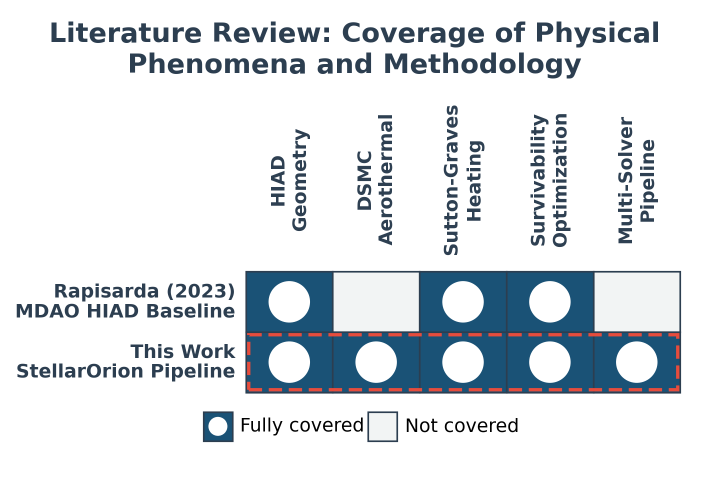
#> input picture ProgressReport/CurrentThesisFinalReport_Humanized/figures/literature_review_map.png, 1403 x 964 px (shown at 1/2 size)
$ python probe_matrix_geom.py
#> lines starting #> are read from the running program, lines starting #| are printed output that depends on the picture; after the words box and inside, x2 and y2 are one past the last pixel; in counts of white or black regions, pixels touching at a corner belong together
#!/usr/bin/env python3
"""Measure the coverage matrix artwork so its highlight and legend cannot drift.

WHY THIS EXISTS. The dashed red highlight and the legend key are the two
elements of figures/literature_review_map.png whose placement cannot be judged
from the generator source alone. A rendered-page audit of the first redraw
measured the outline straddling its row, with 1008 red pixels inside the row
above and 5 px of the bottom edge past the matrix, and measured a 0 px gap
between the matrix and the legend with the highlight stroke striking the legend
text. Those are pixel facts, so they are re-measured on the rendered PNG instead
of being assumed from the drawing code.

PARAMETERS. None. The PNG path is the module constant PNG_NAME and the
thresholds are the module constants.

RETURNS. 0 when every measurement clears its threshold, 1 when any measurement
fails, 2 when the artwork could not be measured at all.

EXCEPTIONS. RuntimeError when the PNG is missing, unreadable, or has no
measurable cells; the caller gets a non-zero return code rather than a trace.

CITATIONS.
- Pillow 12.3.0, image loading and array conversion,
  https://pillow.readthedocs.io/en/stable/
- NumPy 2.x, boolean column and row projections,
  https://numpy.org/doc/stable/

AXIOMS.
A1. The matrix body is drawn in exactly three flat fills plus a dash-free red
    highlight, so a colour match finds it without any layout assumption.
A2. The artwork is saved at 300 dpi, so one pixel is 1/300 in and a threshold
    expressed in inches converts by multiplying by 300.
A3. A measurement that cannot be taken is not a pass. Every guard below reports
    a number and compares it to a stated threshold.

THEORIES.
T1. The lowest band of cells is the This Work row, so the red outline must lie
    inside that band. An outline that reaches past it is either overlapping the
    previous row or leaving the matrix.
T2. Ink below the matrix that is not the matrix is legend ink, so the gap from
    the matrix bottom to the first legend pixel is the gutter.

APPLICATIONS.
A1. Run after every regeneration of the coverage matrix.
A2. Any figure where a dashed highlight and a key share a column of space.
"""

from __future__ import annotations

import sys
from pathlib import Path

import numpy as np
from PIL import Image

FIGDIR = Path(__file__).resolve().parent
PNG_NAME = "literature_review_map.png"
DPI = 300

# Flat fills of the matrix body, as RGB triples, and the tolerance of the match.
FULL_RGB = (26, 82, 118)
PART_RGB = (133, 193, 233)
NONE_RGB = (242, 244, 244)
HILITE_RGB = (231, 76, 60)
# The off white cell fill is only 13 units away from the white page on every
# channel, so its tolerance has to stay below that distance or the match swallows
# the entire background and the row split collapses. Measured here: a tolerance
# of 24 matched the page and reported 2 rows instead of 5.
FILL_TOL_FULL = 24
FILL_TOL_PART = 24
FILL_TOL_NONE = 6
HILITE_TOL = 70

# Span length clustering tolerance, in pixels, covering the antialiasing spread
# of a rasterised rectangle edge.
LENGTH_TOL_PX = 4

# Thresholds in pixels at DPI 300. INSET_TOL allows the stroke half width, since
# an inset outline is drawn with a 1.6 pt stroke centred on the inset edge.
INSET_TOL_PX = 6.0
MIN_GUTTER_PX = 30.0      # 0.10 in, 7.2 pt
MIN_TOP_OVERLAP_PX = 0.0


def near(img: np.ndarray, rgb: tuple[int, int, int], tol: int) -> np.ndarray:
    """Return a boolean mask of pixels within tol of rgb on all three channels.

    Parameters: img, an (h, w, 3) uint8 array; rgb, the target colour; tol, the
    per channel allowance.

    Returns: a boolean array of shape (h, w).

    Raises: nothing.
    """
    target = np.array(rgb, dtype=np.int16)
    delta = np.abs(img.astype(np.int16) - target)
    return np.all(delta <= tol, axis=2)


def bands(mask: np.ndarray, axis: int, minimum_fraction: float) -> list[tuple[int, int]]:
    """Return the inclusive index bands a mask occupies along one axis.

    A band is a maximal run of indices whose mask coverage reaches
    minimum_fraction of the busiest index, so the empty gutter between two cell
    rows is excluded and the gutter beside the label column is excluded.

    Parameters: mask, a boolean array; axis, the NumPy axis that is summed
    away, so 1 gives row bands and 0 gives column bands;
    minimum_fraction, the coverage fraction that counts as present.

    Returns: a list of (first, last) inclusive index pairs, empty if the mask
    is empty.

    Raises: nothing.
    """
    if not mask.any():
        return []
    counts = mask.sum(axis=axis)
    present = counts >= max(1, int(counts.max() * minimum_fraction))
    out: list[tuple[int, int]] = []
    start = None
    for idx, flag in enumerate(list(present) + [False]):
        if flag and start is None:
            start = idx
        elif not flag and start is not None:
            out.append((start, idx - 1))
            start = None
    return out


def dominant(spans: list[tuple[int, int]]) -> list[tuple[int, int]]:
    """Return the largest group of equal length spans.

    The legend swatches are painted with the same three fills as the matrix
    cells, so a raw colour match finds them too. The matrix rows all share one
    height and its columns all share one width, so the largest group of equal
    length spans is the matrix and the swatches fall into a smaller group.
    Span lengths are clustered with a tolerance rather than bucketed, because a
    rasterised rectangle edge lands on a different pixel from one column to the
    next: the six measured column lengths were 138, 137, 138, 138, 137 and
    136 px, and the three legend swatches are 66 px. Bucketing that spread by
    four pixels still split the columns into two equal groups of three, which
    looks like a matrix with three columns.

    Parameters: spans, the bands found along one axis.

    Returns: the spans of the largest group, sorted by position.

    Raises: RuntimeError when spans is empty.
    """
    if not spans:
        raise RuntimeError("no spans to choose a dominant group from")
    clusters: list[list[tuple[int, int]]] = []
    means: list[float] = []
    for span in sorted(spans, key=lambda s: s[1] - s[0]):
        length = span[1] - span[0]
        if clusters and abs(length - means[-1]) <= LENGTH_TOL_PX:
            clusters[-1].append(span)
            means[-1] = sum(s[1] - s[0] for s in clusters[-1]) / len(clusters[-1])
        else:
            clusters.append([span])
            means.append(float(length))
    return sorted(max(clusters, key=len))


def measure(png: Path) -> dict[str, object]:
    """Measure the highlight box, the last row and the legend gutter.

    Parameters: png, the artwork path.

    Returns: a dict with keys rows, cols, row_top, row_bottom, matrix_left,
    matrix_right, hilite, gutter_px and hilite_below_rows.

    Raises: RuntimeError when the file is missing, unreadable, or has no cells.
    """
    if not png.is_file():
        raise RuntimeError(f"missing artwork: {png}")
    try:
        img = np.asarray(Image.open(png).convert("RGB"))
    except Exception as exc:                      # noqa: BLE001 report and stop
        raise RuntimeError(f"cannot read {png}: {exc}") from exc

    cells = (near(img, FULL_RGB, FILL_TOL_FULL)
             | near(img, PART_RGB, FILL_TOL_PART)
             | near(img, NONE_RGB, FILL_TOL_NONE))
    if not cells.any():
        raise RuntimeError(f"no matrix cells found in {png}")
    red = near(img, HILITE_RGB, HILITE_TOL)

    rows = dominant(bands(cells, 1, 0.30))
    cols = dominant(bands(cells, 0, 0.30))
    if len(rows) != 5 or len(cols) != 6:
        raise RuntimeError(
            f"expected 5 rows and 6 columns, found {len(rows)} and {len(cols)}")

    row_top, row_bottom = rows[-1]
    matrix_left, matrix_right = cols[0][0], cols[-1][1]
    if not red.any():
        raise RuntimeError("no red highlight stroke found")

    rys, rxs = np.nonzero(red)
    hilite = (int(rxs.min()), int(rys.min()), int(rxs.max()), int(rys.max()))

    # The cell mask also matches the three legend swatches, which reuse the same
    # fills, so the last FILLED row must be sought inside the detected matrix
    # band only. Searching the whole image put the reference row in the legend,
    # which silently reported an empty band below the matrix and a gutter of -1.
    matrix = np.zeros_like(cells)
    matrix[rows[0][0]:rows[-1][1] + 1, matrix_left:matrix_right + 1] = True
    matrix &= cells
    # Ink is summed as int32 so the test cannot wrap on a uint8 accumulator.
    dark = img.astype(np.int32).sum(axis=2) < 200
    # The last FILLED row sits above the bottom gridline, whose own stroke
    # reaches a few pixels lower, and the gutter must be measured from that
    # stroke because it is the last ink the matrix itself draws. Searching
    # only the matrix column span keeps the legend swatch borders, which sit
    # to the LEFT of the matrix, out of the reference.
    fill_bottom = int(np.nonzero(matrix.any(axis=1))[0].max())
    ink_in_span = dark[:, matrix_left:matrix_right + 1]
    window = ink_in_span[fill_bottom:fill_bottom + 10, :].any(axis=1)
    matrix_bottom_px = (fill_bottom + int(np.nonzero(window)[0].max()) + 1
                       if window.any() else fill_bottom + 1)
    below = np.zeros_like(cells)
    below[matrix_bottom_px:, :] = True
    legend_ink = below & dark
    gutter = (int(np.nonzero(legend_ink.any(axis=1))[0].min())
              - matrix_bottom_px) if legend_ink.any() else -1

    return {
        "rows": len(rows), "cols": len(cols),
        "row_top": row_top, "row_bottom": row_bottom,
        "matrix_left": matrix_left, "matrix_right": matrix_right,
        "matrix_bottom": matrix_bottom_px,
        "hilite": hilite,
        "hilite_below_rows": int(rys.max()) - row_bottom,
        "hilite_into_row_above": row_top - int(rys.min()),
        "red_in_legend": int((red & below).sum()),
        "gutter_px": int(gutter),
    }


def main() -> int:
    """Measure the artwork and report a PASS or FAIL verdict.

    Returns: 0 PASS, 1 FAIL, 2 measurement failure.

    Raises: nothing; measurement failures are caught and reported.
    """
    try:
        m = measure(FIGDIR / PNG_NAME)
#> in near, `delta = np.abs(img.astype(np.int16) - target)`:
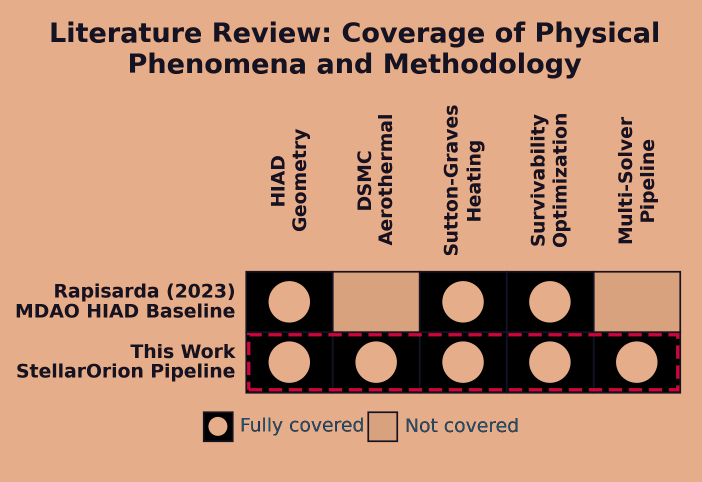
#> delta: shape (964, 1403, 3) int16 (shown at 1/2 size); mean R, G, B 194.3, 146, 117.3
#> in near, `return np.all(delta <= tol, axis=2)`:
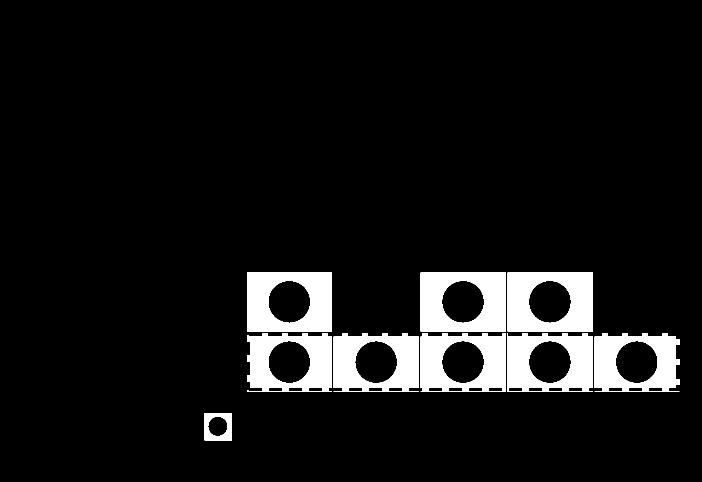
#> returned value: shape (964, 1403) bool (shown at 1/2 size); 8.1% white; 9 white regions, largest, box (x1, y1, x2, y2) and area: (1015, 545, 1186, 663) 14679, (841, 545, 1012, 663) 14676, (494, 545, 664, 663) 14569
#> call 2 of near, with rgb = (133, 193, 233), tol = 24
#> in near (call 2), `target = np.array(rgb, dtype=np.int16)`: target = [133, 193, 233]
#> in near (call 2), `delta = np.abs(img.astype(np.int16) - target)`:
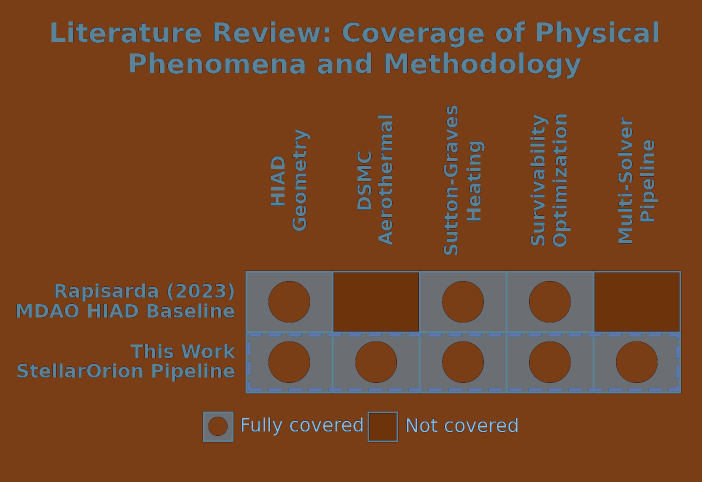
#> delta: shape (964, 1403, 3) int16 (shown at 1/2 size); mean R, G, B 116.6, 70.2, 39.5
#> call 3 of near, with rgb = (242, 244, 244), tol = 6
#> in near (call 3), `target = np.array(rgb, dtype=np.int16)`: target = [242, 244, 244]
#> in near (call 3), `delta = np.abs(img.astype(np.int16) - target)`:
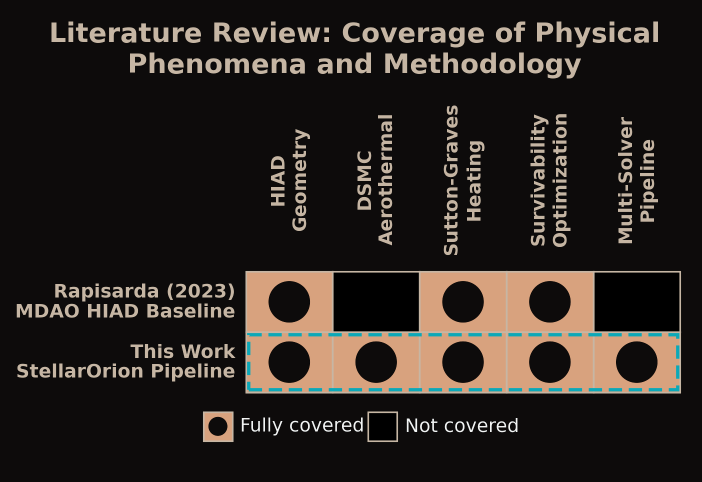
#> delta: shape (964, 1403, 3) int16 (shown at 1/2 size); mean R, G, B 42.5, 36.4, 32.3
#> in measure, `cells = (near(img, FULL_RGB, FILL_TOL_FULL) | near(img, PART_RGB, FILL..`:
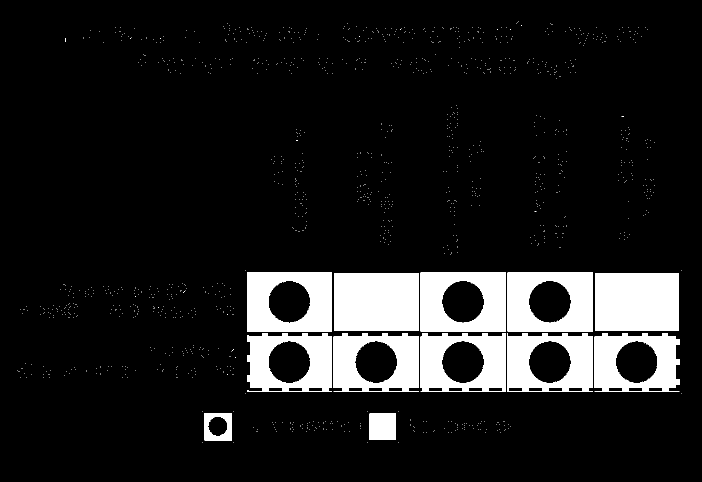
#> cells: shape (964, 1403) bool (shown at 1/2 size); 11.3% white; 1279 white regions (1267 under 20 px), largest, box (x1, y1, x2, y2) and area: (668, 546, 837, 662) 19604, (1190, 546, 1358, 662) 19488, (1015, 545, 1186, 663) 14700
#> call 4 of near, with rgb = (231, 76, 60), tol = 70
#> in near (call 4), `delta = np.abs(img.astype(np.int16) - target)`:
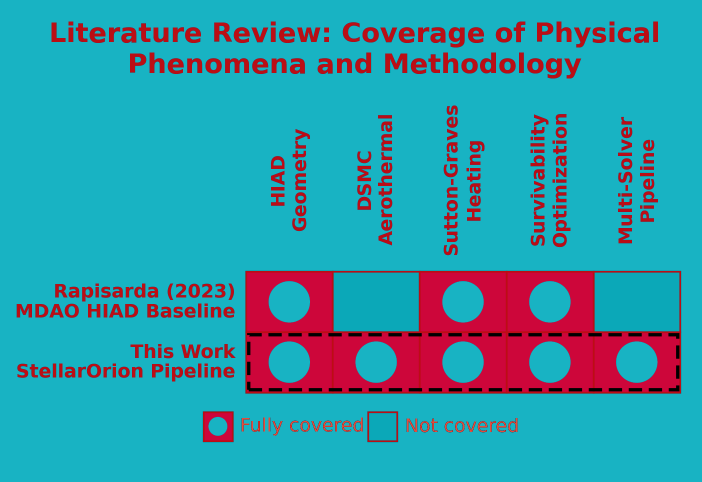
#> delta: shape (964, 1403, 3) int16 (shown at 1/2 size); mean R, G, B 49.7, 151.1, 169.5
#> in near (call 4), `return np.all(delta <= tol, axis=2)`:
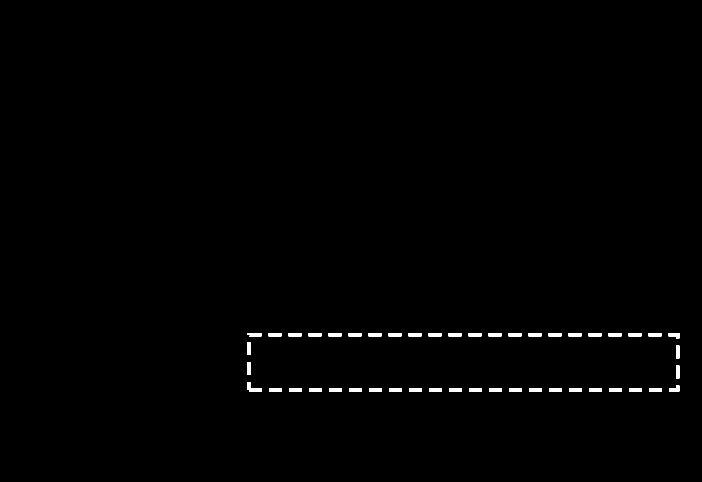
#> returned value: shape (964, 1403) bool (shown at 1/2 size); 0.65% white; 48 white regions, largest, box (x1, y1, x2, y2) and area: (494, 764, 524, 783) 279, (494, 666, 523, 673) 188, (537, 666, 563, 673) 182
#> in bands, `counts = mask.sum(axis=axis)`: counts = 964 values, max 853 at index 678, min 0 at index 0, mean 158.7
#> after the loop in bands, `for idx, flag in enumerate(list(present) + [False]):`: out = [(545, 662), (673, 775), (783, 783)]
#> in dominant, `clusters: list[list[tuple[int, int]]] = []`: clusters = []
#> the loop in dominant, `for span in sorted(spans, key=lambda s: s[1] - s[0]):` made 3 passes
#> (span, length) on passes 1 to 3: ((783, 783), 0), ((673, 775), 102), ((545, 662), 117)
#> after the loop in dominant, `for span in sorted(spans, key=lambda s: s[1] - s[0]):`: clusters = [[(783, 783)], [(673, 775)], [(545, 662)]]; means = [0, 102, 117]
#> in measure, `rows = dominant(bands(cells, 1, 0.30))`: rows = [(783, 783)]
#> the loop in dominant (call 2), `for span in sorted(spans, key=lambda s: s[1] - s[0]):` made 14 passes
#> (span, length) on passes 1 to 8: ((908, 908), 0), ((929, 929), 0), ((1095, 1095), 0), ((933, 935), 2), ((565, 570), 5), ((1084, 1091), 7), ((841, 906), 65), ((494, 560), 66)
#> in measure, `cols = dominant(bands(cells, 0, 0.30))`: cols = [(494, 560), (596, 663), (841, 906), (943, 1011), (1015, 1081), (1117, 1185)]
    except RuntimeError as exc:
        print(f"MEASURE FAIL: {exc}")
        return 2

    print(f"matrix {m['rows']} rows x {m['cols']} columns, "
          f"x[{m['matrix_left']},{m['matrix_right']}] y[{m['row_top']},"
          f"{m['row_bottom']}]")
    print(f"highlight bbox x[{m['hilite'][0]},{m['hilite'][2]}] "
          f"y[{m['hilite'][1]},{m['hilite'][3]}]")
    checks = [
        ("highlight stays inside the This Work row",
         m["hilite_into_row_above"] <= INSET_TOL_PX),
        ("highlight does not run past the matrix bottom",
         m["hilite_below_rows"] <= INSET_TOL_PX),
        ("no highlight stroke in the legend band", m["red_in_legend"] == 0),
        (f"legend gutter at least {MIN_GUTTER_PX:.0f} px",
         int(m["gutter_px"]) >= MIN_GUTTER_PX),
    ]
    width = max(len(name) for name, _ in checks)
    failed = 0
    for name, ok in checks:
        failed += 0 if ok else 1
        print(f"  [{'PASS' if ok else 'FAIL'}] {name}")
    print(f"highlight into the row above {m['hilite_into_row_above']} px "
          f"(bound {INSET_TOL_PX:.0f}), past the matrix bottom "
          f"{m['hilite_below_rows']} px, red pixels in the legend "
          f"{m['red_in_legend']}, legend gutter {m['gutter_px']} px")
    if failed:
        print(f"VERDICT: FAIL ({failed} of {len(checks)} checks)")
        return 1
    print("VERDICT: PASS")
    return 0


if __name__ == "__main__":
#> (the run stopped early here; a loop or call above may not have finished)

$ run again, with ProgressReport/CurrentThesisFinalReport_Humanized/figures/bo_ccd_design.png copied over ProgressReport/CurrentThesisFinalReport_Humanized/figures/literature_review_map.png
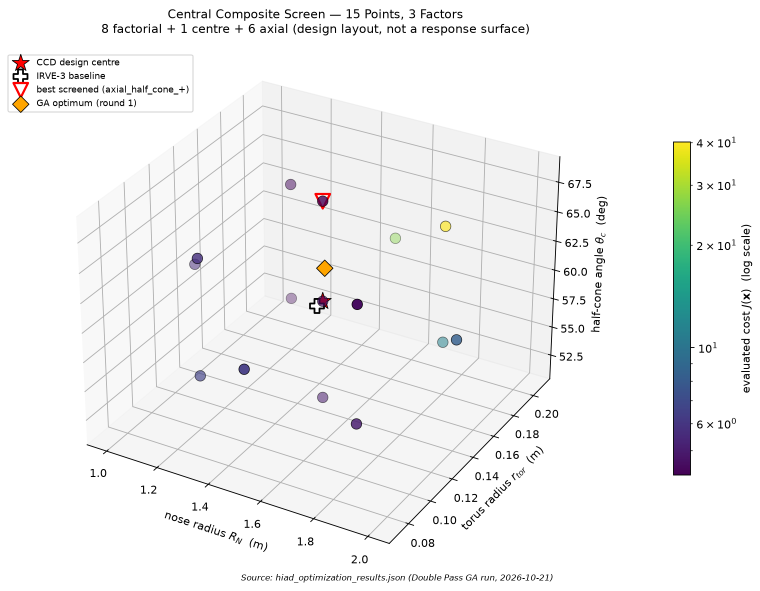
#> input picture ProgressReport/CurrentThesisFinalReport_Humanized/figures/bo_ccd_design.png, 1520 x 1181 px (shown at 1/2 size)
#> in near, `return np.all(delta <= tol, axis=2)`:
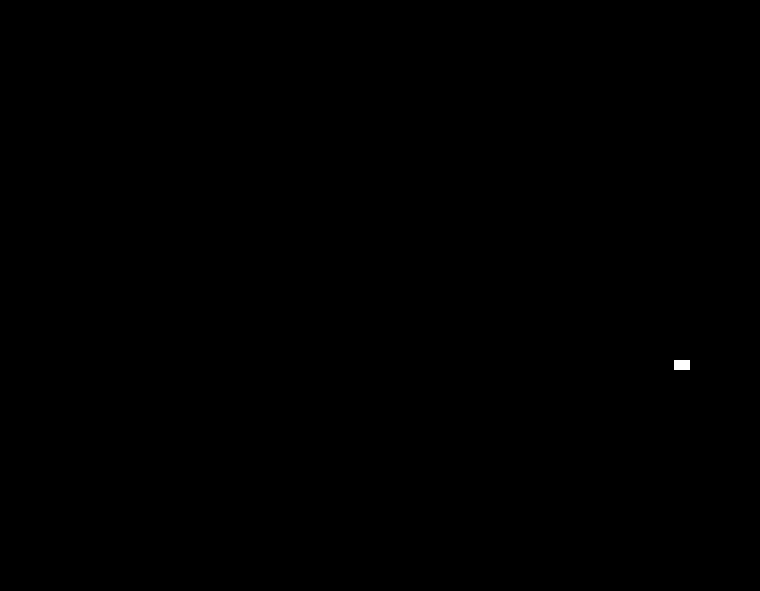
#> returned value: shape (1181, 1520) bool (shown at 1/2 size); 0.03% white; 1 white region, box (x1, y1, x2, y2) and area: (1348, 721, 1380, 739) 576
#> cells: shape (1181, 1520) bool; 33.8% white; 1589 white regions (1430 under 20 px), largest, box (x1, y1, x2, y2) and area: (664, 197, 971, 324) 14820, (486, 161, 663, 245) 8306, (670, 956, 816, 1032) 5868
#> in near (call 4), `delta = np.abs(img.astype(np.int16) - target)`:
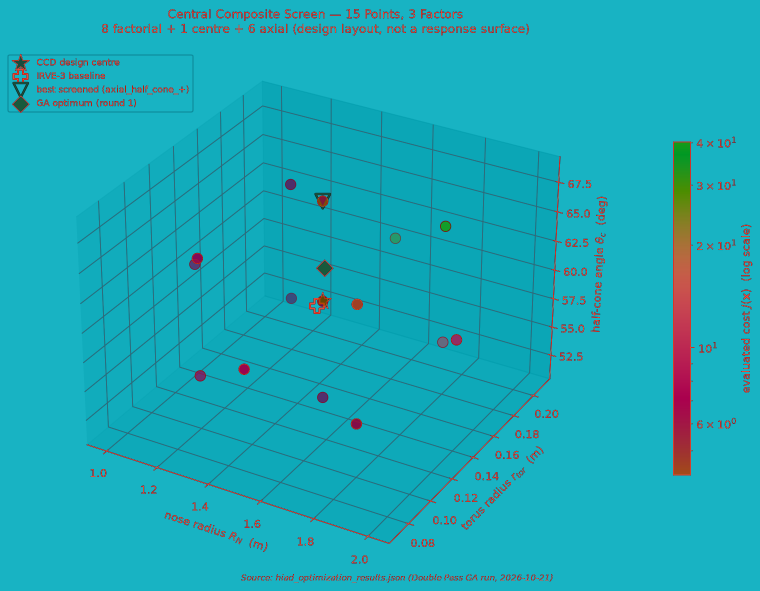
#> delta: shape (1181, 1520, 3) int16 (shown at 1/2 size); mean R, G, B 25.4, 169.6, 184.7
#> counts = 1181 values, max 897 at index 500, min 0 at index 0, mean 513.9
#> the loop in bands, `for idx, flag in enumerate(list(present) + [False]):` made 1182 passes
#> start on pass 218: 217
#> after the loop in bands, `for idx, flag in enumerate(list(present) + [False]):`: out = [(217, 1014)]
#> in dominant, `clusters: list[list[tuple[int, int]]] = []`: clusters = []
#> the loop in dominant, `for span in sorted(spans, key=lambda s: s[1] - s[0]):` made 1 pass
#> (span, length) on pass 1: ((217, 1014), 797)
#> after the loop in dominant, `for span in sorted(spans, key=lambda s: s[1] - s[0]):`: clusters = [[(217, 1014)]]; means = [797]
#> rows = [(217, 1014)]
#> the loop in bands (call 2), `for idx, flag in enumerate(list(present) + [False]):` made 1521 passes
#> start on pass 166: 165
#> the loop in dominant (call 2), `for span in sorted(spans, key=lambda s: s[1] - s[0]):` made 1 pass
#> (span, length) on pass 1: ((165, 1106), 941)
#> cols = [(165, 1106)]
